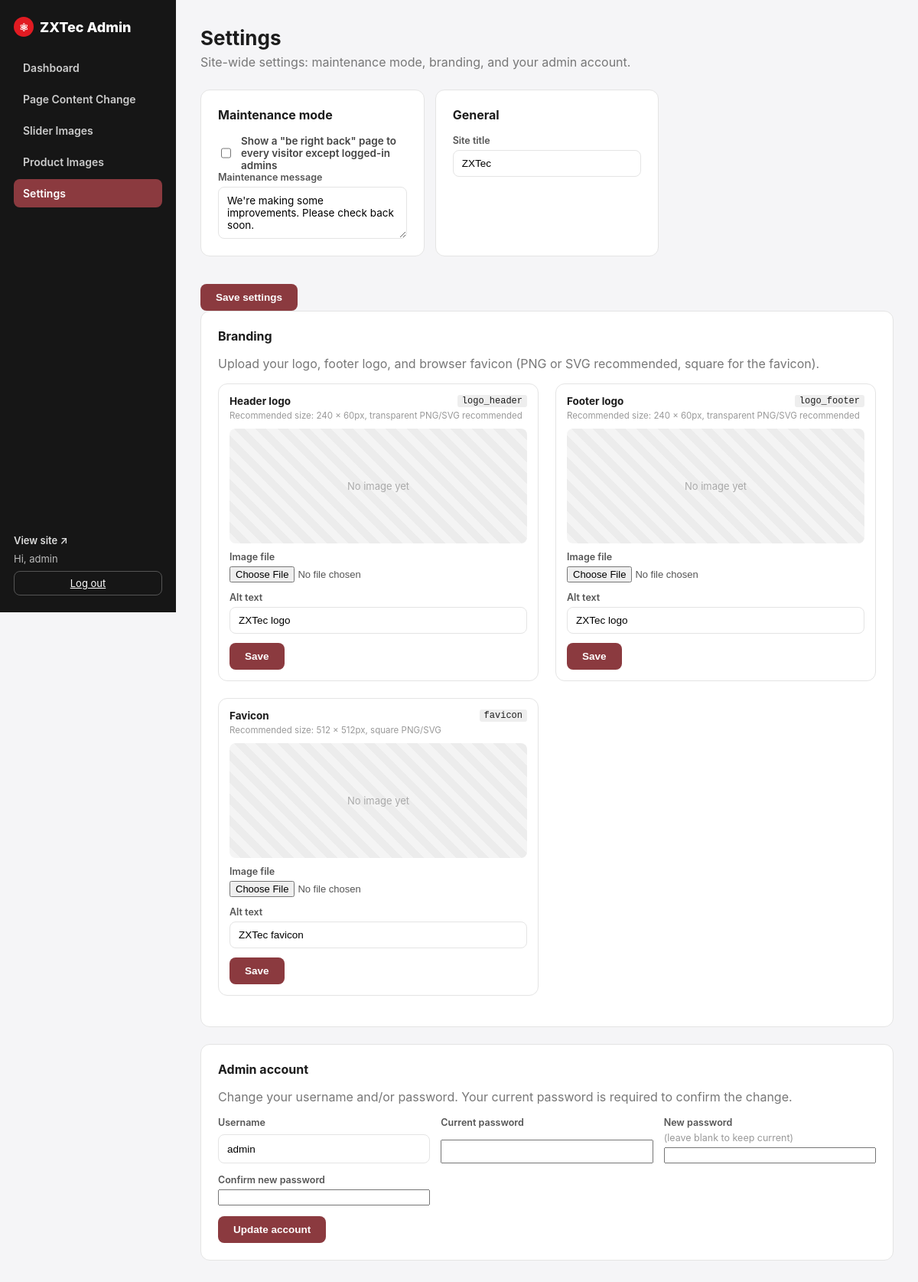
Page /admin/settings.php (signed in) on the committed database.
### tables this page shows
CREATE TABLE IF NOT EXISTS images (
    id INT AUTO_INCREMENT PRIMARY KEY,
    slot VARCHAR(64) NOT NULL UNIQUE,    
    label VARCHAR(128) NOT NULL,         
    filename VARCHAR(255) DEFAULT NULL,  
    alt_text VARCHAR(255) DEFAULT '',
    updated_at TIMESTAMP DEFAULT CURRENT_TIMESTAMP ON UPDATE CURRENT_TIMESTAMP
);

### includes/db.php (called while the page is built, shortened)
<?php
function db(): PDO
{
    static $pdo = null;
    if ($pdo === null) {
        if (DB_SOCKET !== '') {
            $dsn = 'mysql:unix_socket=' . DB_SOCKET . ';dbname=' . DB_NAME . ';charset=utf8mb4';
        } else {
            $dsn = 'mysql:host=' . DB_HOST . ';port=' . DB_PORT . ';dbname=' . DB_NAME . ';charset=utf8mb4';
        }
        $pdo = new PDO($dsn, DB_USER, DB_PASS, [
            PDO::ATTR_ERRMODE            => PDO::ERRMODE_EXCEPTION,
            PDO::ATTR_DEFAULT_FETCH_MODE => PDO::FETCH_ASSOC,
            PDO::ATTR_EMULATE_PREPARES   => false,
        ]);
    }
    return $pdo;
}
function all_images(): array
{
    $rows = db()->query('SELECT * FROM images ORDER BY id')->fetchAll();
    $out = [];
    foreach ($rows as $r) {
        $out[$r['slot']] = $r;
    }
    return $out;
}
function e(?string $s): string
{
    return htmlspecialchars((string) $s, ENT_QUOTES, 'UTF-8');
}
function all_settings(): array
{
    $rows = db()->query('SELECT * FROM settings')->fetchAll();
    $out = [];
    foreach ($rows as $r) {
        $out[$r['setting_key']] = $r['setting_value'];
    }
    return $out;
}

### admin/auth.php (called while the page is built, shortened)
<?php
require_once __DIR__ . '/../includes/db.php';
function current_admin(): ?array
{
    return $_SESSION['admin'] ?? null;
}

### admin/settings.php (the view, shortened to what this page needs)
<?php
require_once __DIR__ . '/layout.php';
$settings = all_settings();
$images   = all_images();
admin_header('settings', 'Settings');
?>
<p class="admin-lead">Site-wide settings: maintenance mode, branding, and your admin account.</p>
<form method="post" class="settings-form">
    <div class="card">
        <h3>Maintenance mode</h3>
        <label class="toggle-row">
            <input type="checkbox" name="maintenance_mode" value="1" <?= ($settings['maintenance_mode'] ?? '0') === '1' ? 'checked' : '' ?>>
            <span>Show a "be right back" page to every visitor except logged-in admins</span>
        </label>
        <label class="field">Maintenance message
            <textarea name="maintenance_message" rows="3"><?= e($settings['maintenance_message'] ?? '') ?></textarea>
        </label>
    </div>
    <div class="card">
        <h3>General</h3>
        <label class="field">Site title
            <input type="text" name="site_title" value="<?= e($settings['site_title'] ?? '') ?>">
        </label>
    </div>
    <button type="submit" class="btn-primary">Save settings</button>
</form>
<div class="card">
    <h3>Branding</h3>
    <p class="admin-lead" style="margin-bottom:16px;">Upload your logo, footer logo, and browser favicon (PNG or SVG recommended, square for the favicon).</p>
    <div class="image-grid image-grid-compact">
        <?php foreach (BRAND_IMAGE_SLOTS as $slot => $slotMeta): $img = $images[$slot] ?? null; ?>
            <div class="image-card">
                <div class="image-card-head">
                    <h4><?= e($slotMeta['label']) ?></h4>
                    <code><?= e($slot) ?></code>
                </div>
                <p class="size-hint">Recommended size: <?= e($slotMeta['size']) ?></p>
                <div class="preview">
                    <?php if ($img && $img['filename']): ?>
                        <img src="<?= e(UPLOAD_URL . '/' . rawurlencode($img['filename'])) ?>" alt="<?= e($img['alt_text'] ?? '') ?>">
                    <?php else: ?>
                        <div class="preview-empty">No image yet</div>
                    <?php endif; ?>
                </div>
                <form method="post" enctype="multipart/form-data" class="image-form">
                    <label class="field">Image file
                        <input type="file" name="image" accept="image/*">
                    </label>
                    <label class="field">Alt text
                        <input type="text" name="alt_text" value="<?= e($img['alt_text'] ?? '') ?>">
                    </label>
                    <div class="image-actions">
                        <button type="submit" class="btn-primary">Save</button>
                    </div>
                </form>
            </div>
        <?php endforeach; ?>
    </div>
</div>
<div class="card">
    <h3>Admin account</h3>
    <p class="admin-lead" style="margin-bottom:16px;">Change your username and/or password. Your current password is required to confirm the change.</p>
    <form method="post" class="settings-form">
        <label class="field">Username
            <input type="text" name="new_username" value="<?= e(current_admin()['username']) ?>" required>
        </label>
        <label class="field">Current password
            <input type="password" name="current_password" required>
        </label>
        <label class="field">New password <span style="font-weight:400;color:#999;">(leave blank to keep current)</span>
            <input type="password" name="new_password" autocomplete="new-password">
        </label>
        <label class="field">Confirm new password
            <input type="password" name="confirm_password" autocomplete="new-password">
        </label>
        <button type="submit" class="btn-primary">Update account</button>
    </form>
</div>
<?php
admin_footer();

### admin/layout.php (shortened to what this page needs)
<?php
require_once __DIR__ . '/auth.php';
function admin_header(string $active, string $title): void
{
    ?>
<!DOCTYPE html>
<html lang="en">
<head>
<link rel="stylesheet" href="admin.css">
</head>
<body>
<div class="admin-shell">
    <aside class="admin-side">
        <div class="admin-brand"><span class="brand-mark">&#9883;</span> ZXTec Admin</div>
        <nav class="admin-nav">
            <?php foreach (ADMIN_NAV as $key => $item): ?>
                <a href="<?= e($item['href']) ?>" class="<?= $key === $active ? 'is-active' : '' ?>"><?= e($item['label']) ?></a>
            <?php endforeach; ?>
        </nav>
        <div class="admin-side-foot">
            <a href="../index.php" target="_blank" class="link">View site &nearr;</a>
            <span class="who">Hi, <?= e(current_admin()['username']) ?></span>
            <a href="logout.php" class="btn-ghost">Log out</a>
        </div>
    </aside>
    <main class="admin-main">
        <h1><?= e($title) ?></h1>
    <?php
}
function admin_footer(): void
{
    ?>
    </main>
</div>
</body>
</html>
    <?php
}

### admin/admin.css (style rules this page uses)
:root { --maroon: #8B3A3F; --red: #E11B22; --ink: #161616; --line: #e4e4e4; --bg: #f5f5f7; }
* { box-sizing: border-box; }
body { margin: 0; font-family: "Inter", "Helvetica Neue", Arial, sans-serif; background: var(--bg); color: #1c1c1c; }
.brand-mark { display: inline-grid; place-items: center; width: 26px; height: 26px; border-radius: 50%; background: var(--red); color: #fff; font-size: 14px; vertical-align: middle; }
code { background: #eee; padding: 1px 6px; border-radius: 3px; font-size: 12px; }
.admin-brand { font-weight: 800; font-size: 18px; display: flex; align-items: center; gap: 8px; }
.who { color: #bbb; }
.link { color: var(--maroon); text-decoration: none; font-weight: 600; }
.admin-shell { display: flex; min-height: 100vh; align-items: stretch; }
.admin-side { width: 230px; flex: 0 0 230px; background: var(--ink); color: #fff; display: flex; flex-direction: column; padding: 22px 18px; gap: 22px; position: sticky; top: 0; height: 100vh; }
.admin-side .admin-brand { color: #fff; }
.admin-nav { display: flex; flex-direction: column; gap: 4px; flex: 1; }
.admin-nav a { color: #ccc; text-decoration: none; padding: 10px 12px; border-radius: 8px; font-size: 14px; font-weight: 600; }
.admin-nav a.is-active { background: var(--maroon); color: #fff; }
.admin-side-foot { display: flex; flex-direction: column; gap: 8px; font-size: 13px; }
.admin-side-foot .link { color: #ddd; }
.admin-side-foot .btn-ghost { text-align: center; }
.admin-main { flex: 1; min-width: 0; padding: 34px 32px 70px; }
.admin-main h1 { font-size: 26px; margin: 0 0 6px; }
.admin-lead { color: #777; margin: 0 0 26px; }
.card { background: #fff; border: 1px solid var(--line); border-radius: 12px; padding: 22px; margin-bottom: 22px; }
.card h3 { margin: 0 0 16px; font-size: 16px; }
.card h4 { margin: 0; font-size: 13.5px; }
.settings-form, .content-fields { display: grid; grid-template-columns: repeat(auto-fill, minmax(240px, 1fr)); gap: 14px; }
.content-fields .btn-primary, .settings-form .btn-primary { grid-column: 1 / -1; justify-self: start; }
.field textarea { padding: 9px 11px; border: 1px solid var(--line); border-radius: 8px; font-size: 13.5px; font-family: inherit; resize: vertical; }
.toggle-row { display: flex; align-items: center; gap: 10px; font-size: 13.5px; font-weight: 600; color: #444; }
.toggle-row input { width: 16px; height: 16px; }
.image-grid { display: grid; grid-template-columns: repeat(auto-fill, minmax(300px, 1fr)); gap: 22px; }
.image-grid-compact { margin-bottom: 18px; }
.image-grid-compact .image-card { padding: 14px; gap: 10px; }
.size-hint { margin: -6px 0 0; font-size: 11.5px; color: #999; }
.image-card { background: #fff; border: 1px solid var(--line); border-radius: 12px; padding: 18px; display: flex; flex-direction: column; gap: 14px; }
.image-card-head { display: flex; align-items: center; justify-content: space-between; gap: 10px; }
.preview { background: repeating-linear-gradient(45deg,#f4f4f4,#f4f4f4 10px,#ececec 10px,#ececec 20px); border-radius: 8px; min-height: 150px; display: grid; place-items: center; overflow: hidden; }
.preview-empty { color: #aaa; font-size: 13px; }
.image-form { display: grid; gap: 12px; }
.field { display: grid; gap: 5px; font-size: 12.5px; font-weight: 600; color: #555; }
.field input[type=text] { padding: 9px 11px; border: 1px solid var(--line); border-radius: 8px; font-size: 13.5px; }
.field input[type=file] { font-size: 13px; }
.image-actions { display: flex; gap: 10px; }
.btn-primary { background: var(--maroon); color: #fff; border: 0; padding: 10px 20px; border-radius: 8px; font-weight: 600; font-size: 13.5px; cursor: pointer; }
.btn-ghost { border: 1px solid #555; color: #fff; padding: 7px 15px; border-radius: 8px; font-size: 13px; }

### rows in the picture
images: alt_text "ZXTec logo"
images: alt_text "ZXTec logo"
images: alt_text "ZXTec favicon"

### other values in the picture
$item['label'] "Dashboard"
$item['label'] "Page Content Change"
$item['label'] "Slider Images"
$item['label'] "Product Images"
$item['label'] "Settings"
current_admin()['username'] "admin"
$title "Settings"
$slotMeta['label'] "Header logo"
$slot "logo_header"
$slotMeta['size'] "240 × 60px, transparent PNG/SVG recommended"
$slotMeta['label'] "Footer logo"
$slot "logo_footer"
$slotMeta['label'] "Favicon"
$slot "favicon"
$slotMeta['size'] "512 × 512px, square PNG/SVG"
